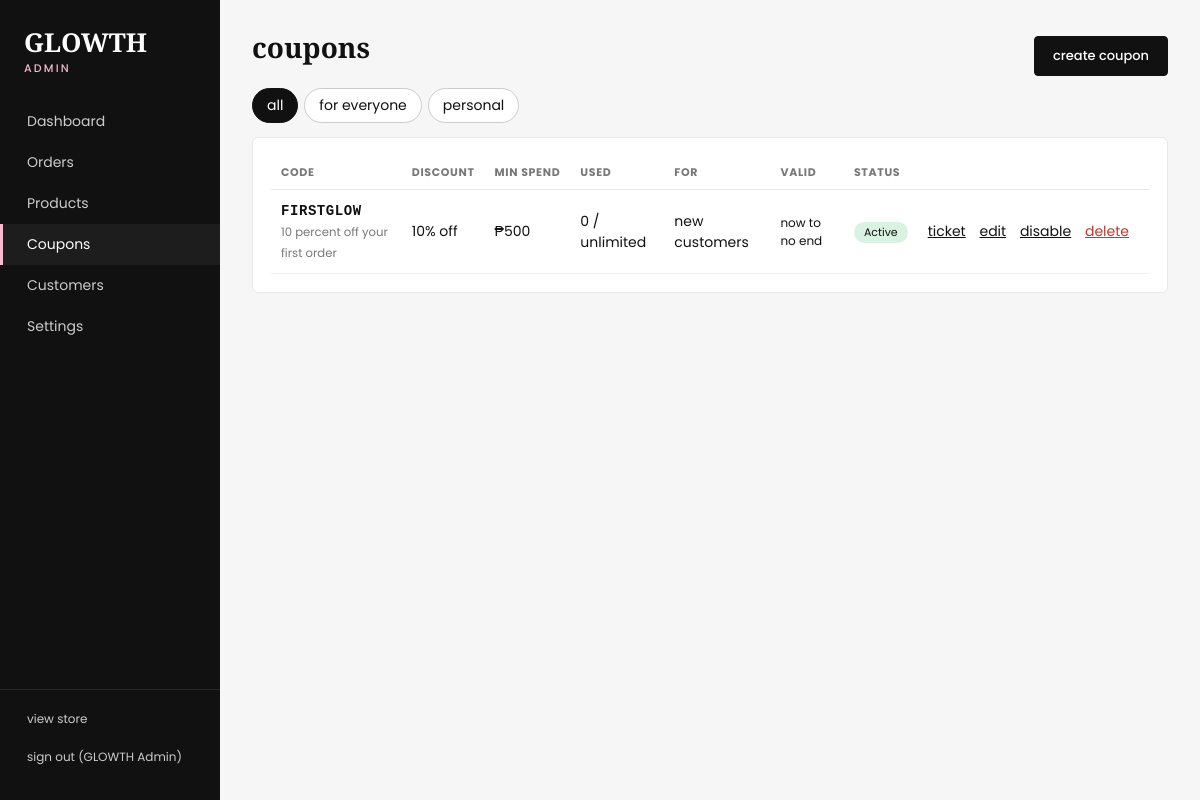
Page /admin/coupons.php (signed in) on the committed database.
### tables this page shows
create table if not exists users (
  id int not null auto_increment primary key,
  name varchar(120) not null,
  email varchar(160) not null unique,
  phone varchar(30) not null default '',
  password_hash varchar(255) not null,
  role enum('customer','admin') not null default 'customer',
  is_active tinyint(1) not null default 1,
  created_at timestamp not null default current_timestamp
);

create table if not exists coupons (
  id int not null auto_increment primary key,
  code varchar(40) not null unique,
  description varchar(160) not null default '',
  discount_type enum('percent','fixed') not null default 'percent',
  discount_value decimal(10,2) not null,
  min_spend decimal(10,2) not null default 0,
  max_uses int null,
  used_count int not null default 0,
  per_user_limit int not null default 1,
  new_user_only tinyint(1) not null default 0,
  assigned_user_id int null,
  starts_at datetime null,
  expires_at datetime null,
  is_active tinyint(1) not null default 1,
  created_at timestamp not null default current_timestamp,
  foreign key (assigned_user_id) references users(id) on delete cascade
);

### includes/bootstrap.php (called while the page is built, shortened)
<?php
function db() {
    static $pdo = null;
    if ($pdo === null) {
        try {
            $pdo = new PDO(DB_DSN, DB_USER, DB_PASS, [
                PDO::ATTR_ERRMODE => PDO::ERRMODE_EXCEPTION,
                PDO::ATTR_DEFAULT_FETCH_MODE => PDO::FETCH_ASSOC,
                PDO::ATTR_EMULATE_PREPARES => false,
            ]);
        } catch (PDOException $e) {
            http_response_code(500);
            exit('could not connect to the database. check config.php and import database/glowth.sql first.');
        }
    }
    return $pdo;
}
function e($value) {
    return htmlspecialchars((string) $value, ENT_QUOTES, 'UTF-8');
}
function peso($amount) {
    $amount = (float) $amount;
    return '₱' . number_format($amount, fmod($amount, 1) == 0 ? 0 : 2);
}
function current_user($refresh = false) {
    static $user = false;
    if ($user === false) {
        $user = null;
        if (!empty($_SESSION['user_id'])) {
            $st = db()->prepare('select id, name, email, phone, role, is_active from users where id = ?');
            $st->execute([$_SESSION['user_id']]);
            $row = $st->fetch();
            if ($row && $row['is_active']) {
                $user = $row;
            }
        }
    }
    return $user;
}

### includes/shop.php (called while the page is built, shortened)
<?php
function discount_text($coupon) {
    if ($coupon['discount_type'] === 'percent') {
        return rtrim(rtrim(number_format((float) $coupon['discount_value'], 2), '0'), '.') . '% off';
    }
    return peso($coupon['discount_value']) . ' off';
}

### admin/coupons.php (the view, shortened to what this page needs)
<?php
require_once __DIR__ . '/_layout.php';
require_admin();
$db = db();
$tab = $_GET['tab'] ?? 'all';
$where = $tab === 'public' ? 'where c.assigned_user_id is null' : ($tab === 'personal' ? 'where c.assigned_user_id is not null' : '');
$coupons = $db->query(
    "select c.*, u.email as owner from coupons c left join users u on u.id = c.assigned_user_id $where order by c.id desc limit 300"
)->fetchAll();
$now = date('Y-m-d H:i:s');
function coupon_state($c, $now) {
    return 'active';
}
admin_head('coupons', 'coupons');
?>
<div class="head-row">
    <h1>coupons</h1>
    <a class="btn" href="coupon_form.php">create coupon</a>
</div>
<div class="tabs">
    <?php foreach (['all' => 'all', 'public' => 'for everyone', 'personal' => 'personal'] as $key => $label): ?>
        <a href="?tab=<?= $key ?>" class="<?= $tab === $key ? 'on' : '' ?>"><?= $label ?></a>
    <?php endforeach; ?>
</div>
<section class="card">
    <table>
        <tr><th>code</th><th>discount</th><th>min spend</th><th>used</th><th>for</th><th>valid</th><th>status</th><th></th></tr>
        <?php foreach ($coupons as $c): $state = coupon_state($c, $now); ?>
            <tr>
                <td><strong class="mono"><?= e($c['code']) ?></strong><br><small class="muted"><?= e($c['description']) ?></small></td>
                <td><?= e(discount_text($c)) ?></td>
                <td><?= $c['min_spend'] > 0 ? peso($c['min_spend']) : '<span class="muted">none</span>' ?></td>
                <td><?= (int) $c['used_count'] ?> / <?= $c['max_uses'] === null ? 'unlimited' : (int) $c['max_uses'] ?></td>
                <td>
                    <?php if ($c['owner']): ?><?= e($c['owner']) ?>
                    <?php elseif ($c['new_user_only']): ?>new customers
                    <?php else: ?>everyone<?php endif; ?>
                </td>
                <td class="small">
                    <?= $c['starts_at'] ? e(date('M j, Y', strtotime($c['starts_at']))) : 'now' ?> to
                    <?= $c['expires_at'] ? e(date('M j, Y', strtotime($c['expires_at']))) : 'no end' ?>
                </td>
                <td><?= badge($state) ?></td>
                <td class="actions">
                    <a href="coupon_ticket.php?id=<?= (int) $c['id'] ?>">ticket</a>
                    <a href="coupon_form.php?id=<?= (int) $c['id'] ?>">edit</a>
                    <form method="post"><button class="link"><?= $c['is_active'] ? 'disable' : 'enable' ?></button></form>
                    <form method="post" onsubmit="return confirm('delete this coupon?')"><button class="link danger">delete</button></form>
                </td>
            </tr>
        <?php endforeach; ?>
    </table>
</section>
<?php admin_foot(); ?>

### admin/_layout.php (shortened to what this page needs)
<?php
require_once __DIR__ . '/../includes/bootstrap.php';
require_once __DIR__ . '/../includes/shop.php';
function require_admin() {
    $user = current_user();
    return $user;
}
function badge($status) {
    return '<span class="badge ' . e($status) . '">' . e($status) . '</span>';
}
function admin_head($title, $active) {
    $user = require_admin();
    $links = [
        'index' => 'dashboard', 'orders' => 'orders', 'products' => 'products',
        'coupons' => 'coupons', 'customers' => 'customers', 'settings' => 'settings',
    ];
    echo '<!DOCTYPE html><html lang="en"><head><meta charset="UTF-8">'
       . '<meta name="viewport" content="width=device-width, initial-scale=1">'
       . '<title>' . e($title) . ' | glowth admin</title>'
       . '<link href="https://fonts.googleapis.com/css2?family=Playfair+Display:wght@900&family=Poppins:wght@400;500;700&display=swap" rel="stylesheet">'
       . '<link rel="stylesheet" href="admin.css"></head><body><div class="shell"><aside class="side">'
       . '<div class="brand">GLOWTH<small>admin</small></div><nav>';
    foreach ($links as $file => $label) {
        echo '<a href="' . $file . '.php"' . ($active === $file ? ' class="on"' : '') . '>' . $label . '</a>';
    }
    echo '</nav><div class="side-foot"><a href="../index.html" target="_blank">view store</a>'
       . '<a href="logout.php">sign out (' . e($user['name']) . ')</a></div></aside><main class="main">';
}
function admin_foot() {
    echo '</main></div></body></html>';
}

### admin/admin.css (style rules this page uses)
:root { --pink: #f7b9cd; --pink-soft: #fde6ee; --ink: #111; --line: #e8e8e8; --muted: #777; }
* { box-sizing: border-box; }
body { margin: 0; font-family: Poppins, sans-serif; font-size: 14px; color: var(--ink); background: #f6f6f6; }
a { color: var(--ink); }
h1 { font-family: "Playfair Display", serif; font-weight: 900; font-size: 28px; margin: 0 0 18px; }
.mono { font-family: "Courier New", monospace; letter-spacing: .04em; }
.muted { color: var(--muted); }
.small { font-size: 12px; }
.shell { display: flex; min-height: 100vh; }
.side { width: 220px; background: var(--ink); color: #fff; padding: 24px 0; display: flex; flex-direction: column; position: sticky; top: 0; height: 100vh; }
.brand { font-family: "Playfair Display", serif; font-weight: 900; font-size: 26px; padding: 0 24px 24px; }
.brand small { display: block; font-family: Poppins, sans-serif; font-weight: 500; font-size: 11px; letter-spacing: .2em; text-transform: uppercase; color: var(--pink); }
.side nav { flex: 1; }
.side a { display: block; color: #ccc; text-decoration: none; padding: 10px 24px; border-left: 3px solid transparent; text-transform: capitalize; }
.side a.on { color: #fff; background: #1d1d1d; border-left-color: var(--pink); }
.side-foot { border-top: 1px solid #2a2a2a; padding-top: 10px; }
.side-foot a { font-size: 12px; text-transform: none; }
.main { flex: 1; padding: 28px 32px; min-width: 0; }
.card { background: #fff; border: 1px solid var(--line); border-radius: 6px; padding: 18px; margin-bottom: 18px; overflow-x: auto; }
table { width: 100%; border-collapse: collapse; }
th { text-align: left; font-size: 11px; text-transform: uppercase; letter-spacing: .06em; color: var(--muted); padding: 8px 10px; border-bottom: 1px solid var(--line); white-space: nowrap; }
td { padding: 10px; border-bottom: 1px solid #f0f0f0; vertical-align: middle; }
.actions { display: flex; gap: 12px; align-items: center; white-space: nowrap; }
.actions form { margin: 0; }
td.actions { display: table-cell; }
td.actions > * { display: inline-block; margin-right: 10px; }
.badge { display: inline-block; padding: 2px 10px; border-radius: 20px; font-size: 11px; background: #eee; text-transform: capitalize; }
.badge.delivered, .badge.active { background: #d9f2e1; }
.btn { display: inline-block; background: var(--ink); color: #fff; border: 1px solid var(--ink); padding: 9px 18px; border-radius: 4px; text-decoration: none; cursor: pointer; font: 500 13px Poppins, sans-serif; }
.link { background: none; border: 0; padding: 0; color: var(--ink); text-decoration: underline; cursor: pointer; font: inherit; }
.link.danger { color: #c0392b; }
.head-row { display: flex; justify-content: space-between; align-items: center; gap: 12px; flex-wrap: wrap; margin-bottom: 4px; }
.tabs { display: flex; gap: 6px; margin-bottom: 14px; }
.tabs a { padding: 6px 14px; border: 1px solid #ccc; border-radius: 20px; text-decoration: none; background: #fff; }
.tabs a.on { background: var(--ink); color: #fff; border-color: var(--ink); }

### rows in the picture
users: name "GLOWTH Admin"
coupons: code "FIRSTGLOW", description "10 percent off your first order", discount_value "10% off", min_spend "₱500", used_count "0", shows "unlimited", new_user_only "new customers", shows "now", shows "no end", is_active "disable"

### other values in the picture
$label "Dashboard"
$label "Orders"
$label "Products"
$label "Coupons"
$label "Customers"
$label "Settings"
$label "all"
$label "for everyone"
$label "personal"
